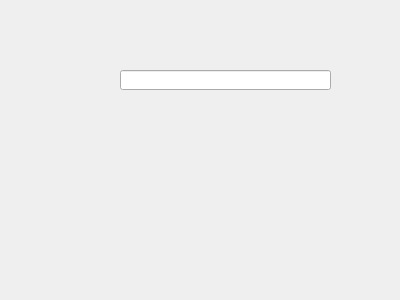
<?xml version="1.0" encoding="UTF-8"?>
<ui version="4.0">
 <class>quanlyuser2</class>
 <widget class="QDialog" name="quanlyuser2">
  <property name="geometry">
   <rect>
    <x>0</x>
    <y>0</y>
    <width>400</width>
    <height>300</height>
   </rect>
  </property>
  <property name="windowTitle">
   <string>Dialog</string>
  </property>
  <widget class="QLineEdit" name="lineEdit">
   <property name="geometry">
    <rect>
     <x>120</x>
     <y>70</y>
     <width>211</width>
     <height>20</height>
    </rect>
   </property>
  </widget>
 </widget>
 <resources/>
 <connections/>
</ui>
